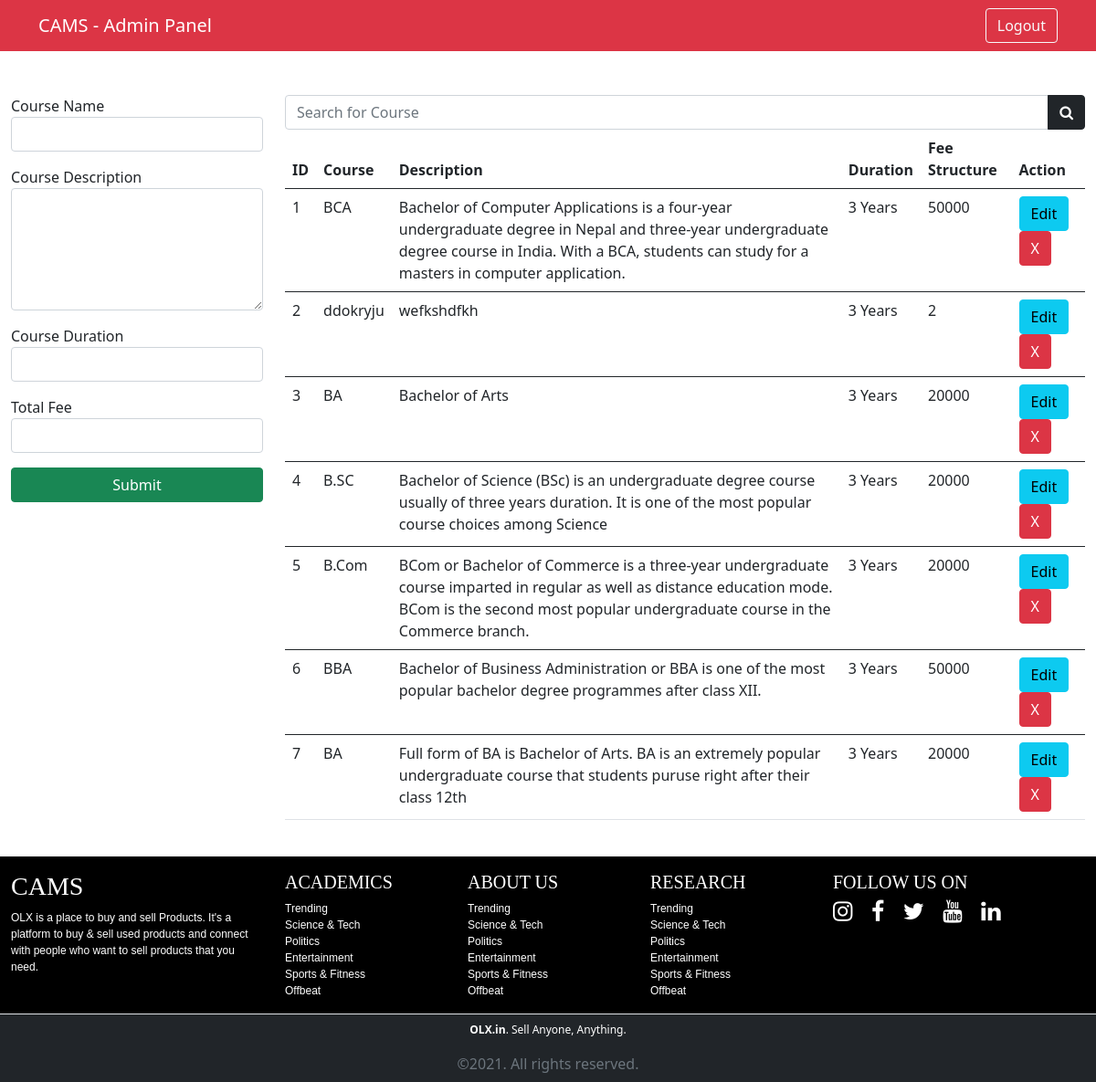
The app's page /admin/course.php (signed in) with its own data.
### tables this page shows
CREATE TABLE `courses` (
  `c_id` int(11) NOT NULL,
  `c_name` varchar(100) NOT NULL,
  `c_duration` varchar(11) NOT NULL,
  `c_desc` varchar(1000) NOT NULL,
  `c_fee` varchar(50) NOT NULL
);

### include/config.php (called while the page is built, shortened)
<?php
    class Work{
        private $host = "localhost";
        private $username = "root";
        private $password = "";
        private $database = "cams";
        private $connect;
        public function __construct(){
            $this->connect = new mysqli($this->host, $this->username, $this->password, $this->database);
            if(mysqli_connect_error()){
                trigger_error("Databse Connection Failed".mysqli_connect_error());
            }
            else{
                return $this->connect;
            }
        }
        public function select($query){
            $run = $this->connect->query($query);
            $array = [];
            if($run->num_rows > 0){
                while($row = $run->fetch_assoc()){
                    $array[] = $row;
                }
                return $array;
            }
            else{
                echo "No records found";
                return $array;
            }
        }
    }
    $cams = new Work();
?>

### admin/course.php (the view, shortened to what this page needs)
<?php include "../include/config.php";
?>
<!DOCTYPE html>
<html lang="en">
<head>
<link href="https://cdn.jsdelivr.net/npm/bootstrap@5.0.0-beta2/dist/css/bootstrap.min.css" rel="stylesheet">
<link rel="stylesheet" href="https://cdnjs.cloudflare.com/ajax/libs/font-awesome/4.7.0/css/font-awesome.min.css">
<link rel="stylesheet" href="https://cdn.jsdelivr.net/npm/bootstrap-icons@1.4.0/font/bootstrap-icons.css">
</head>
<body>
<nav class="navbar navbar-expand-lg navbar-dark bg-danger">
    <div class="container">
    <a href="" class="navbar-brand">CAMS - Admin Panel</a>
        <ul class="navbar-nav ms-auto">
            <li class="nav-item"><a href="admin_logout.php" class="btn btn-outline-light">Logout</a></li>
        </ul>
    </div>
    </nav>
<div class="container-fluid mt-5">
        <div class="row">
            <div class="col-3">
                <form action="" method="post">
                    <div class="mb-3">
                        <label for="">Course Name</label>
                        <input type="text" name="name" class="form-control">
                    </div>
                    <div class="mb-3">
                        <label for="">Course Description</label>
                            <textarea name="desc" id="" cols="30" rows="5" class="form-control"></textarea>
                         </div>
                    <div class="mb-3">
                        <label for="">Course Duration</label>
                        <input type="text" name="duration" class="form-control">
                    </div>
                    <div class="mb-3">
                        <label for="">Total Fee</label>
                        <input type="number" name="fee" class="form-control">
                    </div>
                    <div class="d-grid gap-2">
                        <input type="submit" name="add_course" class="btn btn-success">
                    </div>
                </form>
            </div>
            <div class="col-9">
            <form action="" method="get">
                <div class="input-group">
                    <input type="search" name="c_search" placeholder="Search for Course" class="form-control">
                    <button class="btn btn-dark" name="find"><i class="fa fa-search"></i></button>
                </div>
            </form>
                <table class="table">
                    <thead>
                    <tr>
                        <th>ID</th>
                        <th>Course</th>
                        <th>Description</th>
                        <th>Duration</th>
                        <th>Fee Structure</th>
                        <th>Action</th>
                    </tr>
                    </thead>
                    <?php
                        $c_search = $_GET['c_search'];
                        $course = $cams->select("SELECT * FROM courses WHERE courses.c_name LIKE '%$c_search%'");
                        foreach($course as $c):
                    ?>
                       <tbody>
                       <tr>
                            <td><?= $c['c_id'];?></td>
                            <td><?= $c['c_name'];?></td>
                            <td><?= $c['c_desc'];?></td>
                            <td><?= $c['c_duration'];?></td>
                            <td><?= $c['c_fee'];?></td>
                            <td>
                                <a href="" class="btn btn-info">Edit</a>
                                <a href="" class="btn btn-danger">X</a>
                            </td>
                        </tr>
                       </tbody>
                    <?php endforeach; ?>
                </table>
            </div>
        </div>
    </div>
<?php include "../include/footer.php"; ?>

### include/footer.php
  <footer class="d-print-none" style="font-family:sans-serif; background-color:black;">
      <div class="container-fluid mt-4 py-3 text-white">
          <div class="row">
              <div class="col-lg-3">
                   <a href="index.php" class="nav-link p-0" ><h3 class="text-white" style="font-family:fantasy;">CAMS</h3></a>
                   <p style="font-size:12px;">
                    OLX is a place to buy and sell Products. It's a platform to buy & sell used products and connect with people who want to sell products that you need.</p>
              </div>
              <div class="col-lg-2 d-none d-lg-block">
                  <h5 class="text-white" style="font-family:fantasy;">ACADEMICS</h5>
                  <ul class="navbar-nav">
                      <li class="nav-item" style=" font-size:12px;"><a class="nav-link p-0 text-white" href="">Trending</a></li>
                      <li class="nav-item" style=" font-size:12px;"><a class="nav-link p-0 text-white" href="">Science & Tech</a></li>
                      <li class="nav-item" style=" font-size:12px;"><a class="nav-link p-0 text-white" href="">Politics</a></li>
                      <li class="nav-item" style=" font-size:12px;"><a class="nav-link p-0 text-white" href="">Entertainment</a></li>
                      <li class="nav-item" style=" font-size:12px;"><a class="nav-link p-0 text-white" href="">Sports & Fitness</a></li>
                      <li class="nav-item" style=" font-size:12px;"><a class="nav-link p-0 text-white" href="">Offbeat</a></li>
                  </ul>
              </div>
              <div class="col-lg-2 d-none d-lg-block">
                  <h5 class="text-white" style="font-family:fantasy;">ABOUT US</h5>
                  <ul class="navbar-nav">
                      <li class="nav-item" style=" font-size:12px;"><a class="nav-link p-0 text-white" href="">Trending</a></li>
                      <li class="nav-item" style=" font-size:12px;"><a class="nav-link p-0 text-white" href="">Science & Tech</a></li>
                      <li class="nav-item" style=" font-size:12px;"><a class="nav-link p-0 text-white" href="">Politics</a></li>
                      <li class="nav-item" style=" font-size:12px;"><a class="nav-link p-0 text-white" href="">Entertainment</a></li>
                      <li class="nav-item" style=" font-size:12px;"><a class="nav-link p-0 text-white" href="">Sports & Fitness</a></li>
                      <li class="nav-item" style=" font-size:12px;"><a class="nav-link p-0 text-white" href="">Offbeat</a></li>
                  </ul>
              </div>
              <div class="col-lg-2 d-none d-lg-block">
                  <h5 class="text-white" style="font-family:fantasy;">RESEARCH</h5>
                  <ul class="navbar-nav">
                      <li class="nav-item" style=" font-size:12px;"><a class="nav-link p-0 text-white" href="">Trending</a></li>
                      <li class="nav-item" style=" font-size:12px;"><a class="nav-link p-0 text-white" href="">Science & Tech</a></li>
                      <li class="nav-item" style=" font-size:12px;"><a class="nav-link p-0 text-white" href="">Politics</a></li>
                      <li class="nav-item" style=" font-size:12px;"><a class="nav-link p-0 text-white" href="">Entertainment</a></li>
                      <li class="nav-item" style=" font-size:12px;"><a class="nav-link p-0 text-white" href="">Sports & Fitness</a></li>
                      <li class="nav-item" style=" font-size:12px;"><a class="nav-link p-0 text-white" href="">Offbeat</a></li>
                  </ul>
              </div>
              <div class="col-lg-3">
                  <div class="container-fluid px-0">
                  <h5 class="text-white"style="font-family:fantasy;">FOLLOW US ON</h5>
                 <a class="text-white"  href="http://instagram.com"> <i class="fa fa-instagram" style="font-size:25px;"></i></a>
                 <a class="text-white"  href="http://facebook.com"> <i class="fa fa-facebook mx-3" style="font-size:25px;"></i></a>
                  <a class="text-white"  href="http://twitter.com"><i class="fa fa-twitter" style="font-size:25px;"></i></a>
                  <a class="text-white"  href="http://youtube.com"><i class="fa fa-youtube mx-3" style="font-size:25px;"></i></a>
                  <a class="text-white"  href="http://linkedin.com"><i class="fa fa-linkedin" style="font-size:25px;"></i></a>
                  </div>
              </div>
          </div>
      </div>
  </footer>
  <div class="container-fluid text-center py-2 text-white bg-dark border-top d-print-none">
              <p class="mx-0 p-0" style="font-size:12px;"><strong>OLX.in</strong>. Sell Anyone, Anything.</p>  <p class="text-muted p-0 m-0">&copy;2021. All rights reserved.</p>
          </div>
  </body>
</html>

### records on screen
courses: c_id "1", c_name "BCA", c_desc "Bachelor of Computer Applications is a four-year undergraduate degree in Nepal and three-year undergraduate degree course in India. With a BCA, students can study for a masters in computer application.", c_duration "3 Years", c_fee "50000"
courses: c_id "2", c_name "ddokryju", c_desc "wefkshdfkh", c_duration "3 Years", c_fee "2"
courses: c_id "3", c_name "BA", c_desc "Bachelor of Arts", c_duration "3 Years", c_fee "20000"
courses: c_id "4", c_name "B.SC", c_desc "Bachelor of Science (BSc) is an undergraduate degree course usually of three years duration. It is one of the most popular course choices among Science", c_duration "3 Years", c_fee "20000"
courses: c_id "5", c_name "B.Com", c_desc "BCom or Bachelor of Commerce is a three-year undergraduate course imparted in regular as well as distance education mode. BCom is the second most popular undergraduate course in the Commerce branch.", c_duration "3 Years", c_fee "20000"
courses: c_id "6", c_name "BBA", c_desc "Bachelor of Business Administration or BBA is one of the most popular bachelor degree programmes after class XII.", c_duration "3 Years", c_fee "50000"
courses: c_id "7", c_name "BA", c_desc "Full form of BA is Bachelor of Arts. BA is an extremely popular undergraduate course that students puruse right after their class 12th", c_duration "3 Years", c_fee "20000"
